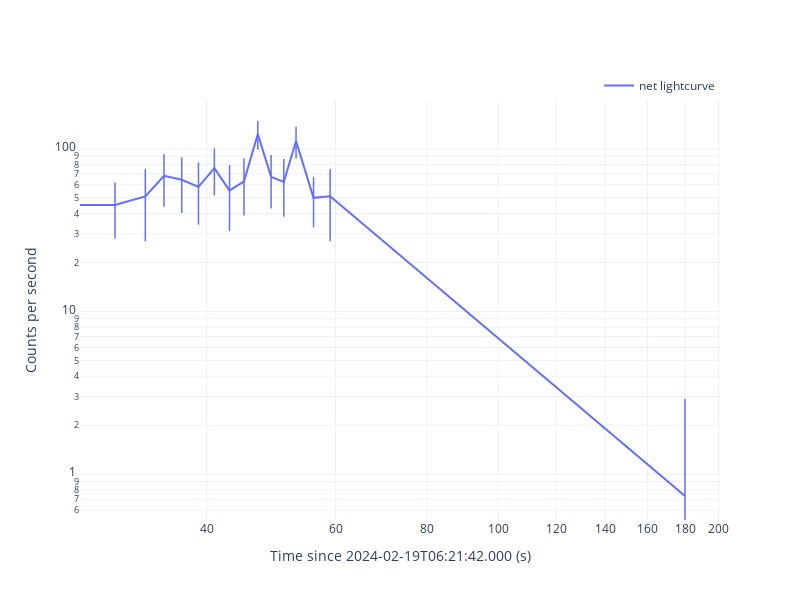

Notebook code for this chart:
### Code cell
gbm_tte.extract_rebin_curve(min_sigma=2, savepath='./n9/curve', loglog=True, show=True)

### Figure 1 — Plotly figure (JSON) as saved in the notebook; plotly's stock layout.template omitted (floating-point values rounded to 4 significant figures)
{"data": [{"error_y": {"array": [2.201, 16.99, 24.09, 24.27, 24.23, 24.17, 24.35, 24.14, 24.22, 24.84, 24.27, 24.22, 24.73, 17.04, 24.11, 2.169], "thickness": 1.5, "type": "data", "width": 0}, "marker": {"size": 0, "symbol": "cross-thin"}, "mode": "lines+markers", "name": "net lightcurve", "showlegend": true, "type": "scatter", "x": [-86, 30, 33, 35, 37, 39, 41, 43, 45, 47, 49, 51, 53, 56, 59, 180], "y": [4.429, 45.09, 51.0, 68.28, 64.55, 58.33, 76.11, 55.38, 63.16, 123.4, 67.22, 62.5, 111.8, 49.95, 51.13, 0.733]}], "layout": {"height": 600, "legend": {"x": 1, "xanchor": "right", "y": 1, "yanchor": "bottom"}, "width": 800, "xaxis": {"title": {"text": "Time since 2024-02-19T06:21:42.000 (s)"}, "type": "log"}, "yaxis": {"title": {"text": "Counts per second"}, "type": "log"}}}
